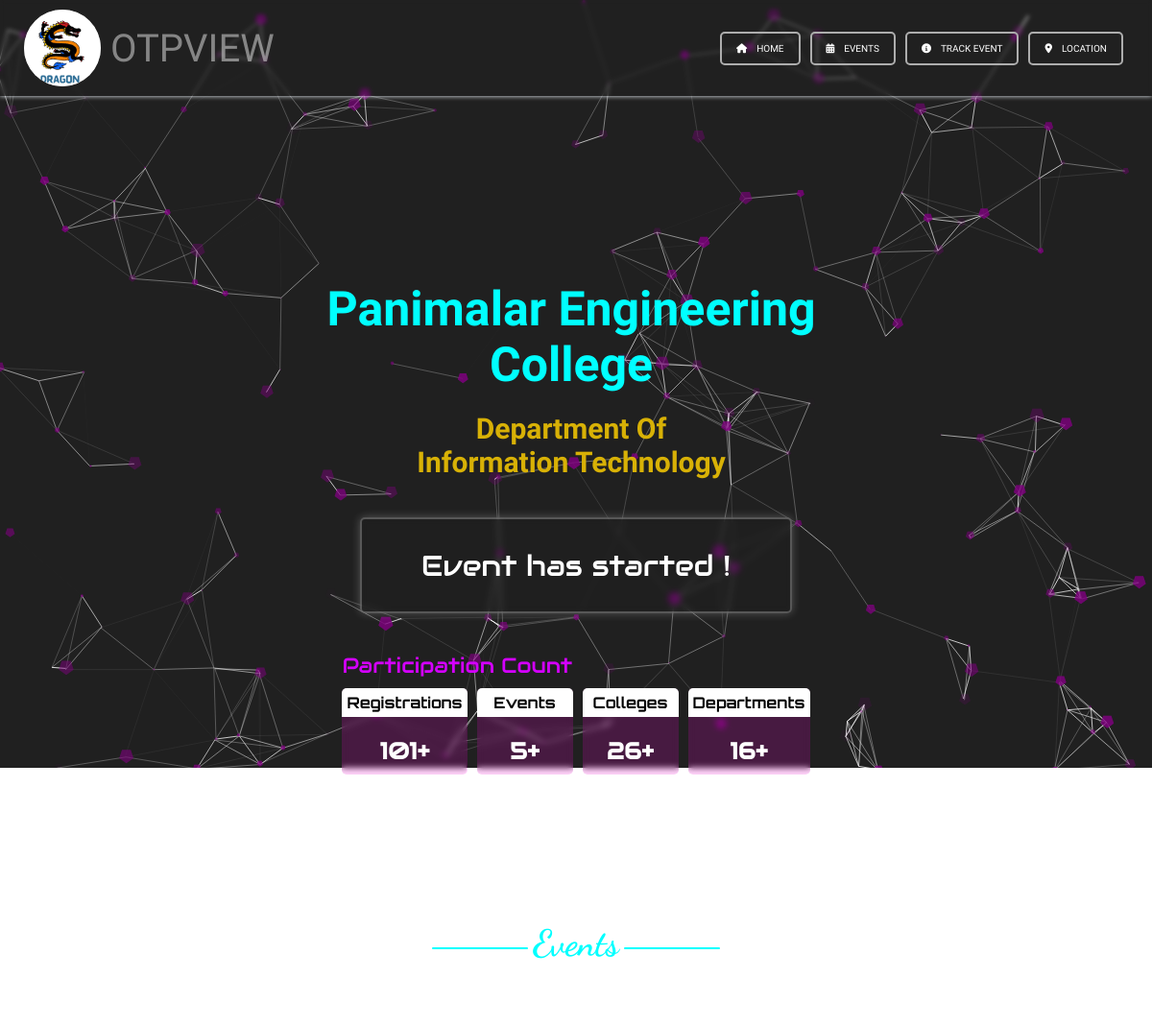
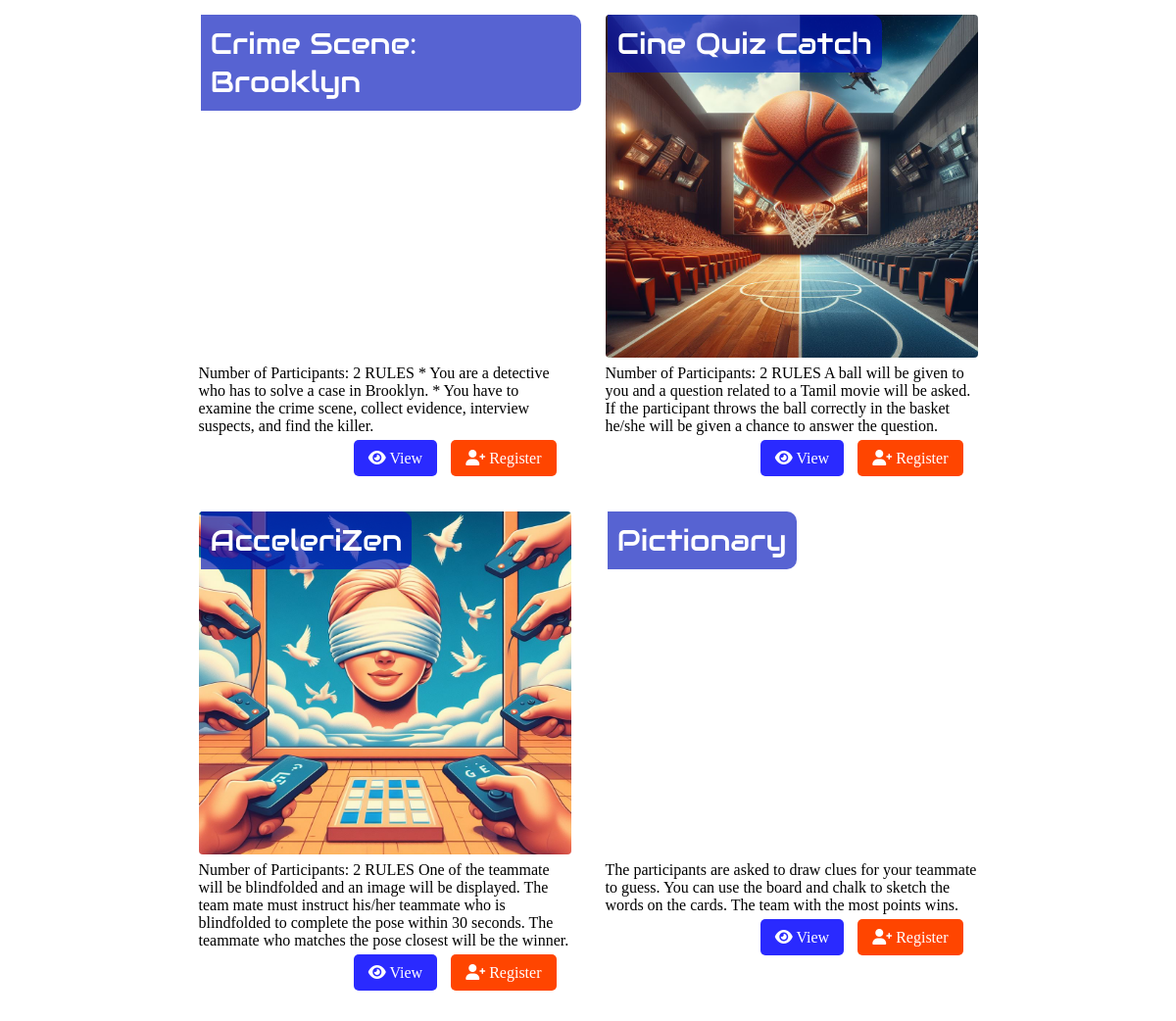
The page / on the database its author committed (2 pictures, top to bottom).
### app/models.py (models this page shows)
class Event_basic(db.Model):
    id = db.Column(db.Integer, primary_key=True)
    event_name = db.Column(db.String(100))
    clg_name = db.Column(db.String(100))
    dept_name = db.Column(db.String(100))
    club = db.Column(db.String(100))
    event_logo = db.Column(db.String(100), nullable=False)
    coordinator_name = db.Column(db.String(50), nullable=False)
    date = db.Column(db.DateTime(timezone=True), default=func.now())

class Event(db.Model):
    id = db.Column(db.Integer, primary_key=True)
    coordinator_name = db.Column(db.String(50), nullable=False)
    event_name = db.Column(db.String(100), nullable=False)
    description = db.Column(db.String(255), nullable=False)
    date = db.Column(db.Date, nullable=False)
    place = db.Column(db.String(100), nullable=False)
    judge = db.Column(db.String(100), nullable=False)
    number = db.Column(db.String(100), nullable=False)
    start_time = db.Column(db.Time)
    end_time = db.Column(db.Time)
    images1 = db.Column(db.String(100), nullable=False)
    images2 = db.Column(db.String(100), nullable=False)

### app/views.py (the view)
@views.route('/')
def home():
    mainevent=Event_basic.query.get_or_404(1)
    all_events = Event.query.all()
    return render_template('index.html',events=all_events,mainevent=mainevent)

### app/templates/index.html (shortened to what this page needs)
<!DOCTYPE html>
<html lang="en">
<head>
    <link rel="stylesheet" href="static/css/style.css">
    <link rel="stylesheet" href="https://cdnjs.cloudflare.com/ajax/libs/font-awesome/6.0.0-beta3/css/all.min.css">
</head>
<body>
    <nav class="navbar">
        <div class="event-name">
            <div class="event-logo">
                <img src="{{ url_for('static', filename='img/'+mainevent.event_logo) }}" alt="">
            </div>
            <p class="name">{{mainevent.event_name}}</p>
        </div>
        <ul class="nav_menu ">
            <li class="menu-option">
                <div class="icon"><i class="fas fa-home"></i></div>
                <div class="text">Home</div>
            </li>
            <a href="#events" class="menu-option">
                <div class="icon"><i class="fas fa-calendar-alt"></i></div>
                <div class="text">Events</div>
            </a>
            <li class="menu-option">
                <div class="icon"><i class="fas fa-info-circle"></i></div>
                <div class="text">track event</div>
            </li>
            <li class="menu-option">
                <div class="icon"><i class="fas fa-map-marker-alt"></i></div>
                <div class="text">Location</div>
            </li>
        </ul>
    </nav>
    <div id="particles-js" class="background"></div>
    <section  class="home">
        <div class="host-name">
            <h1 class="college-name">
{{mainevent.clg_name}}            </h1>
            <h2 class="department">
                department of <br>
                {{mainevent.dept_name}}
            </h2>
        </div>
        <div class="timimg-box" id="countdown">
        </div>
        <div class="count-box" id="countBox">
            <div class="counters_title">Participation Count</div>
            <div class="counters">
                <div class="inner-count">
                    <p class="count_title">Registrations</p>
                    <h1 class="count">100+</h1>
                </div>
                <div class="inner-count">
                    <p class="count_title">Events</p>
                    <h1 class="count">4+</h1>
                </div>
                <div class="inner-count">
                    <p class="count_title">Colleges</p>
                    <h1 class="count">25+</h1>
                </div>
                <div class="inner-count">
                    <p class="count_title">Departments</p>
                    <h1 class="count">15+</h1>
                </div>
            </div>
        </div>
    </section>
    <section class="events" id="events">
        <div class="header">
            <div class="cursive">
                <span class="inner-line"></span>
                Events
                <span class="inner-line"></span>
            </div>
            <div class="title">Events</div>
        </div>
        <div class="events-display">
             {% for event in events %}
            <div class="events-card">
                <div class="card-top">
                    <div class="event-title">{{ event.event_name }}</div>
                    <div class="event-image">
                        <img src="{{ url_for('static', filename='img/'+event.images1) }}" alt="">
                    </div>
                </div>
                <div class="event-description">
                    {{ event.description }}
                </div>
                <div class="action-container">
                    <a  href="{{ url_for('views.event_view', event_id=event.id) }}" class="action view"><i class="fas fa-eye"></i> view</a>
                    <a href="/register" class="action register"><i class="fas fa-user-plus"></i> register</a>
                </div>
            </div>
             {% endfor %}
        </div>
    </section>
</body>
</html>

### rows shown on the page
Event_basic: event_logo (picture), event_name "OTPVIEW", clg_name "Panimalar Engineering College", dept_name "Information Technology"
Event: event_name "Crime Scene: Brooklyn", description "Number of Participants: 2 RULES * You are a detective who has to solve a case in Brooklyn. * You have to examine the crime scene, collect evidence, interview suspects, and find the killer."
Event: event_name "Cine Quiz Catch", images1 (picture), description "Number of Participants: 2 RULES A ball will be given to you and a question related to a Tamil movie will be asked. If the participant throws the ball correctly in the basket he/she will be given a chance to answer the question."
Event: event_name "AcceleriZen", images1 (picture), description "Number of Participants: 2 RULES One of the teammate will be blindfolded and an image will be displayed. The team mate must instruct his/her teammate who is blindfolded to complete the pose within 30 seconds. The teammate who matches the pose closest will be the winner."
Event: event_name "Pictionary", description "The participants are asked to draw clues for your teammate to guess. You can use the board and chalk to sketch the words on the cards. The team with the most points wins."
